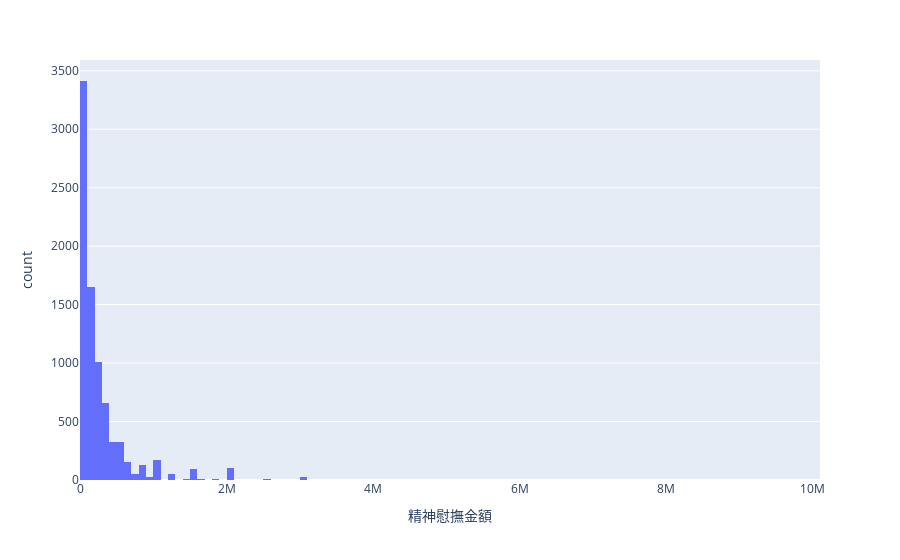

Notebook source saved alongside this figure:
### Code cell
fig = px.histogram(processed_df, x="精神慰撫金額", nbins=200)
fig.show()

### Figure 1 — Plotly figure (JSON) as saved in the notebook; plotly's stock layout.template omitted (floating-point values rounded to 4 significant figures; data arrays with more than 128 entries replaced by an {"elided": "..."} marker saying what was removed)
{"data": [{"alignmentgroup": "True", "bingroup": "x", "hovertemplate": "精神慰撫金額=%{x}<br>count=%{y}<extra></extra>", "legendgroup": "", "marker": {"color": "#636efa", "pattern": {"shape": ""}}, "name": "", "nbinsx": 200, "offsetgroup": "", "orientation": "v", "showlegend": false, "type": "histogram", "x": {"elided": "8247 int values"}, "xaxis": "x", "yaxis": "y"}], "layout": {"autosize": true, "barmode": "relative", "legend": {"tracegroupgap": 0}, "margin": {"t": 60}, "xaxis": {"anchor": "y", "autorange": true, "domain": [0, 1], "range": [-0.5, 10100000.0], "title": {"text": "精神慰撫金額"}, "type": "linear"}, "yaxis": {"anchor": "x", "autorange": true, "domain": [0, 1], "range": [0, 3593.0], "title": {"text": "count"}}}}
